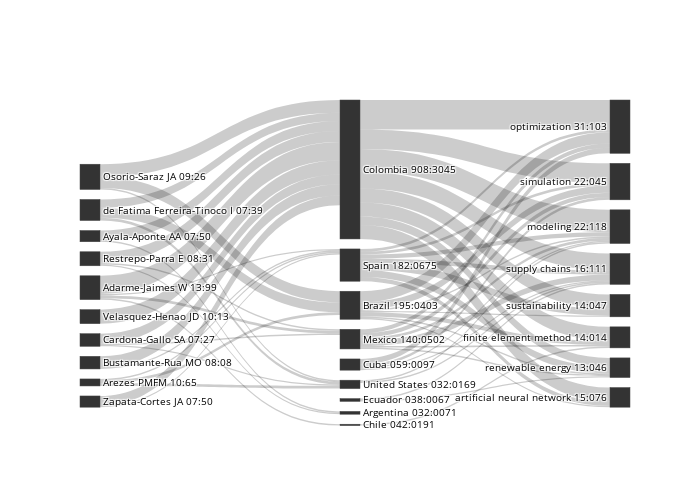

Notebook code for this chart:
### Markdown cell above
Three field plot
---

### Code cell
from techminer2 import bibliometrix

bibliometrix.overview.three_fields_plot(
    directory='../../data/',
    left_criterion='authors',
    middle_criterion='countries',
    right_criterion='author_keywords',
    topics_length_left=10,
    topics_length_right=8,
).update_layout(
    width=700,
    height=500,
)

### Figure 1 — Plotly figure (JSON) as saved in the notebook; plotly's stock layout.template omitted (floating-point values rounded to 4 significant figures)
{"data": [{"arrangement": "snap", "link": {"source": [0, 0, 0, 0, 1, 1, 1, 2, 3, 3, 3, 4, 4, 5, 5, 5, 6, 6, 7, 7, 7, 8, 8, 9, 9, 9, 13, 13, 13, 13, 13, 13, 13, 13, 10, 10, 10, 10, 10, 10, 10, 15, 15, 15, 15, 15, 15, 15, 12, 12, 12, 12, 12, 12, 14, 14, 14, 14, 16, 17, 17, 11, 11], "target": [13, 15, 12, 16, 10, 15, 11, 13, 13, 10, 11, 13, 15, 13, 12, 18, 13, 18, 13, 12, 11, 13, 15, 13, 10, 11, 19, 20, 21, 22, 23, 24, 25, 26, 19, 20, 21, 23, 24, 25, 26, 19, 20, 21, 22, 23, 25, 26, 19, 20, 21, 22, 24, 26, 19, 20, 21, 22, 24, 22, 26, 20, 22], "value": [13, 1, 2, 1, 2, 1, 2, 10, 9, 8, 1, 8, 1, 8, 1, 1, 7, 1, 7, 1, 1, 7, 1, 6, 7, 2, 21, 16, 14, 12, 10, 10, 10, 6, 8, 1, 5, 1, 3, 1, 1, 2, 3, 2, 3, 3, 5, 5, 3, 2, 3, 4, 1, 1, 4, 1, 2, 1, 1, 1, 1, 1, 1]}, "node": {"color": "#333", "label": ["Adarme-Jaimes W 13:99", "Arezes PMFM 10:65", "Velasquez-Henao JD 10:13", "Osorio-Saraz JA 09:26", "Bustamante-Rua MO 08:08", "Restrepo-Parra E 08:31", "Ayala-Aponte AA 07:50", "Cardona-Gallo SA 07:27", "Zapata-Cortes JA 07:50", "de Fatima Ferreira-Tinoco I 07:39", "Brazil 195:0403", "United States 032:0169", "Mexico 140:0502", "Colombia 908:3045", "Cuba 059:0097", "Spain 182:0675", "Chile 042:0191", "Ecuador 038:0067", "Argentina 032:0071", "optimization 31:103", "modeling 22:118", "simulation 22:045", "supply chains 16:111", "artificial neural network 15:076", "finite element method 14:014", "sustainability 14:047", "renewable energy 13:046"], "pad": 10, "x": [0, 0, 0, 0, 0, 0, 0, 0, 0, 0, 0.5, 0.5, 0.5, 0.5, 0.5, 0.5, 0.5, 0.5, 0.5, 1, 1, 1, 1, 1, 1, 1, 1], "y": [0, 0, 0, 0, 0, 0, 0, 0, 0, 0, 0.01, 0.01, 0.01, 0.01, 0.01, 0.01, 0.01, 0.01, 0.01, 0.02, 0.02, 0.02, 0.02, 0.02, 0.02, 0.02, 0.02]}, "type": "sankey"}], "layout": {"font": {"color": "black", "size": 10}, "height": 500, "hovermode": "x", "width": 700}}
